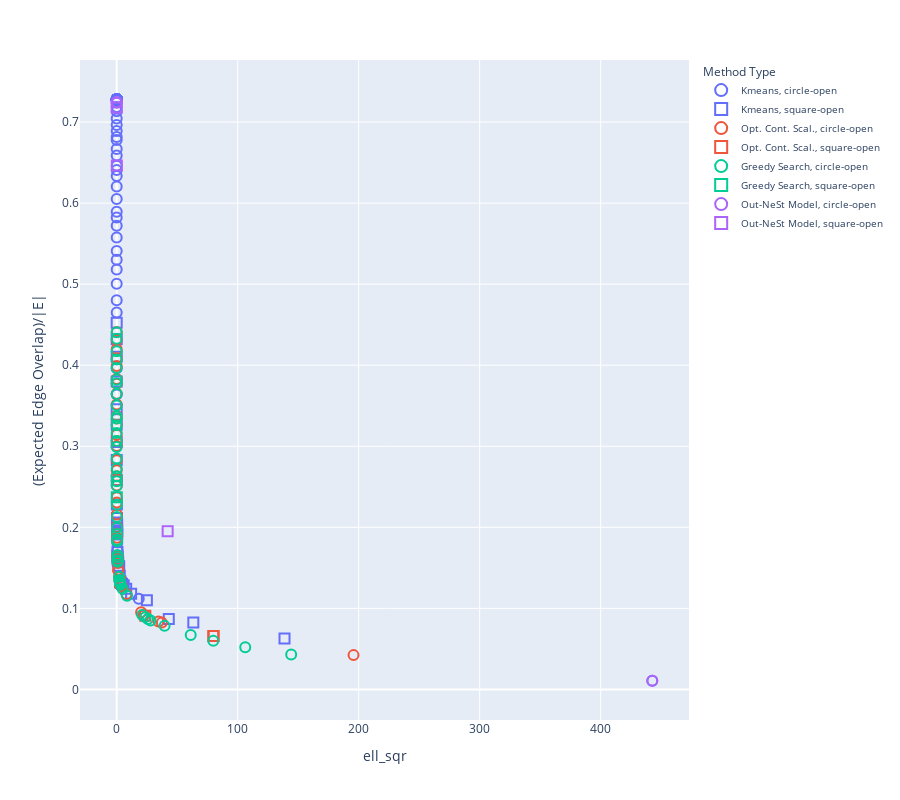

Notebook cell for this chart:
### Code cell
import pandas as pd
import plotly.express as px

def get_method_type_name(method_type):
    if 'Kmeans' in method_type:
        return 'Kmeans'
    elif 'Greedy Search' in method_type:
        return 'Greedy Search'
    elif 'Opt. Cont. Scal.' in method_type:
        return 'Opt. Cont. Scal.'
    elif 'Out-NeSt Model' in method_type:
        return 'Out-NeSt Model'
    else:
        return 'Other'

dfplot['method_type_name'] = dfplot['method_type'].apply(get_method_type_name)
dfplot['(Expected Edge Overlap)/|E|'] = dfplot['expected_edge_overlap'] / G.number_of_edges()

# Determining shape based on is_pareto_front
dfplot['shape'] = dfplot['is_pareto_front'].apply(lambda x: 'circle-open' if x else 'square-open')

# Plotting with Plotly
fig = px.scatter(
    dfplot,
    x='ell_sqr',
    y='(Expected Edge Overlap)/|E|',
    hover_data=['method_type'],
    symbol='shape',
    color='method_type_name',
    symbol_sequence=['circle-open', 'square-open']
)

fig.update_traces(marker=dict(size=10, line=dict(width=2)))

# Updating layout for legend
fig.update_layout(
    height=800,
    legend_title_text='Method Type',
    legend=dict(
        title='Method Type',
        itemsizing='constant',
        traceorder='normal',
        font=dict(size=10)
    )
)

fig.show()

### Figure 1 — Plotly figure (JSON) as saved in the notebook; plotly's stock layout.template omitted (floating-point values rounded to 4 significant figures)
{"data": [{"customdata": [["Kmeans1d (k=1) on Katz centrality"], ["Kmeans1d (k=6) on Katz centrality"], ["Kmeans1d (k=22) on Katz centrality"], ["Kmeans1d (k=23) on Katz centrality"], ["Kmeans1d (k=95) on Katz centrality"], ["Kmeans1d (k=115) on Katz centrality"], ["Kmeans1d (k=155) on Katz centrality"], ["Kmeans1d (k=165) on Katz centrality"], ["Kmeans1d (k=175) on Katz centrality"], ["Kmeans1d (k=185) on Katz centrality"], ["Kmeans1d (k=195) on Katz centrality"], ["Kmeans1d (k=205) on Katz centrality"], ["Kmeans1d (k=215) on Katz centrality"], ["Kmeans1d (k=225) on Katz centrality"], ["Kmeans1d (k=235) on Katz centrality"], ["Kmeans1d (k=245) on Katz centrality"], ["Kmeans1d (k=255) on Katz centrality"], ["Kmeans1d (k=265) on Katz centrality"], ["Kmeans1d (k=275) on Katz centrality"], ["Kmeans1d (k=285) on Katz centrality"], ["Kmeans1d (k=295) on Katz centrality"], ["Kmeans1d (k=305) on Katz centrality"], ["Kmeans1d (k=315) on Katz centrality"], ["Kmeans1d (k=325) on Katz centrality"], ["Kmeans1d (k=335) on Katz centrality"], ["Kmeans1d (k=345) on Katz centrality"], ["Kmeans1d (k=355) on Katz centrality"], ["Kmeans1d (k=365) on Katz centrality"], ["Kmeans1d (k=375) on Katz centrality"], ["Kmeans1d (k=385) on Katz centrality"], ["Kmeans1d (k=395) on Katz centrality"], ["Kmeans1d (k=405) on Katz centrality"], ["Kmeans1d (k=415) on Katz centrality"], ["Kmeans1d (k=425) on Katz centrality"], ["Kmeans1d (k=435) on Katz centrality"], ["Kmeans1d (k=445) on Katz centrality"], ["Kmeans1d (k=455) on Katz centrality"], ["Kmeans1d (k=465) on Katz centrality"], ["Kmeans1d (k=475) on Katz centrality"], ["Kmeans1d (k=485) on Katz centrality"], ["Kmeans1d (k=495) on Katz centrality"], ["Kmeans1d (k=505) on Katz centrality"], ["Kmeans1d (k=515) on Katz centrality"], ["Kmeans1d (k=525) on Katz centrality"], ["Kmeans1d (k=535) on Katz centrality"], ["Kmeans1d (k=545) on Katz centrality"], ["Kmeans1d (k=555) on Katz centrality"], ["Kmeans1d (k=565) on Katz centrality"], ["Kmeans1d (k=575) on Katz centrality"], ["Kmeans1d (k=585) on Katz centrality"], ["Kmeans1d (k=595) on Katz centrality"], ["Kmeans1d (k=605) on Katz centrality"], ["Kmeans1d (k=615) on Katz centrality"], ["Kmeans1d (k=625) on Katz centrality"], ["Kmeans1d (k=635) on Katz centrality"], ["Kmeans1d (k=645) on Katz centrality"], ["Kmeans1d (k=655) on Katz centrality"], ["Kmeans1d (k=665) on Katz centrality"], ["Kmeans1d (k=675) on Katz centrality"], ["Kmeans1d (k=685) on Katz centrality"], ["Kmeans1d (k=695) on Katz centrality"], ["Kmeans1d (k=705) on Katz centrality"], ["Kmeans1d (k=715) on Katz centrality"], ["Kmeans1d (k=725) on Katz centrality"], ["Kmeans1d (k=735) on Katz centrality"], ["Kmeans1d (k=745) on Katz centrality"], ["Kmeans1d (k=755) on Katz centrality"], ["Kmeans1d (k=765) on Katz centrality"], ["Kmeans1d (k=775) on Katz centrality"], ["Kmeans1d (k=785) on Katz centrality"], ["Kmeans1d (k=795) on Katz centrality"]], "hovertemplate": "method_type_name=Kmeans<br>shape=circle-open<br>ell_sqr=%{x}<br>(Expected Edge Overlap)/|E|=%{y}<br>method_type=%{customdata[0]}<extra></extra>", "legendgroup": "Kmeans, circle-open", "marker": {"color": "#636efa", "line": {"width": 2}, "size": 10, "symbol": "circle-open"}, "mode": "markers", "name": "Kmeans, circle-open", "orientation": "v", "showlegend": true, "type": "scatter", "x": [442.6, 18.24, 0.5627, 0.4954, 0.004193, 0.002017, 0.0005644, 0.0004043, 0.0002857, 0.0002062, 0.0001482, 0.0001076, 7.74e-05, 5.368e-05, 3.725e-05, 2.566e-05, 1.694e-05, 1.127e-05, 7.467e-06, 4.936e-06, 3.071e-06, 1.927e-06, 1.164e-06, 6.183e-07, 2.988e-07, 1.329e-07, 5.756e-08, 1.703e-08, 2.271e-09, 2.717e-10, -7.248e-13, -9.521e-13, -9.521e-13, -9.521e-13, -9.521e-13, -9.521e-13, -9.521e-13, -9.521e-13, -9.521e-13, -9.521e-13, -9.521e-13, -9.521e-13, -9.521e-13, -9.521e-13, -9.521e-13, -9.521e-13, -9.521e-13, -9.521e-13, -9.521e-13, -9.521e-13, -9.521e-13, -9.521e-13, -9.521e-13, -9.521e-13, -9.521e-13, -9.521e-13, -9.521e-13, -9.521e-13, -9.521e-13, -9.521e-13, -9.521e-13, -9.521e-13, -9.521e-13, -9.521e-13, -9.521e-13, -9.521e-13, -9.521e-13, -9.521e-13, -9.521e-13, -9.521e-13, -9.521e-13], "xaxis": "x", "y": [0.0107, 0.1119, 0.1711, 0.1812, 0.364, 0.3962, 0.465, 0.4802, 0.5005, 0.5182, 0.5301, 0.5409, 0.5576, 0.5722, 0.5822, 0.5894, 0.6052, 0.6205, 0.6335, 0.6407, 0.6462, 0.6589, 0.6668, 0.6779, 0.6816, 0.689, 0.6963, 0.7043, 0.7135, 0.7185, 0.7266, 0.7282, 0.7282, 0.7282, 0.7282, 0.7282, 0.7282, 0.7282, 0.7282, 0.7282, 0.7282, 0.7282, 0.7282, 0.7282, 0.7282, 0.7282, 0.7282, 0.7282, 0.7282, 0.7282, 0.7282, 0.7282, 0.7282, 0.7282, 0.7282, 0.7282, 0.7282, 0.7282, 0.7282, 0.7282, 0.7282, 0.7282, 0.7282, 0.7282, 0.7282, 0.7282, 0.7282, 0.7282, 0.7282, 0.7282, 0.7282], "yaxis": "y"}, {"customdata": [["Kmeans1d (k=2) on Katz centrality"], ["Kmeans1d (k=3) on Katz centrality"], ["Kmeans1d (k=4) on Katz centrality"], ["Kmeans1d (k=5) on Katz centrality"], ["Kmeans1d (k=7) on Katz centrality"], ["Kmeans1d (k=8) on Katz centrality"], ["Kmeans1d (k=9) on Katz centrality"], ["Kmeans1d (k=10) on Katz centrality"], ["Kmeans1d (k=11) on Katz centrality"], ["Kmeans1d (k=12) on Katz centrality"], ["Kmeans1d (k=13) on Katz centrality"], ["Kmeans1d (k=14) on Katz centrality"], ["Kmeans1d (k=15) on Katz centrality"], ["Kmeans1d (k=16) on Katz centrality"], ["Kmeans1d (k=17) on Katz centrality"], ["Kmeans1d (k=18) on Katz centrality"], ["Kmeans1d (k=19) on Katz centrality"], ["Kmeans1d (k=20) on Katz centrality"], ["Kmeans1d (k=21) on Katz centrality"], ["Kmeans1d (k=24) on Katz centrality"], ["Kmeans1d (k=25) on Katz centrality"], ["Kmeans1d (k=26) on Katz centrality"], ["Kmeans1d (k=27) on Katz centrality"], ["Kmeans1d (k=28) on Katz centrality"], ["Kmeans1d (k=29) on Katz centrality"], ["Kmeans1d (k=35) on Katz centrality"], ["Kmeans1d (k=45) on Katz centrality"], ["Kmeans1d (k=55) on Katz centrality"], ["Kmeans1d (k=65) on Katz centrality"], ["Kmeans1d (k=75) on Katz centrality"], ["Kmeans1d (k=85) on Katz centrality"], ["Kmeans1d (k=105) on Katz centrality"], ["Kmeans1d (k=125) on Katz centrality"], ["Kmeans1d (k=135) on Katz centrality"], ["Kmeans1d (k=145) on Katz centrality"]], "hovertemplate": "method_type_name=Kmeans<br>shape=square-open<br>ell_sqr=%{x}<br>(Expected Edge Overlap)/|E|=%{y}<br>method_type=%{customdata[0]}<extra></extra>", "legendgroup": "Kmeans, square-open", "marker": {"color": "#636efa", "line": {"width": 2}, "size": 10, "symbol": "square-open"}, "mode": "markers", "name": "Kmeans, square-open", "orientation": "v", "showlegend": true, "type": "scatter", "x": [138.7, 63.33, 43.05, 24.94, 11.92, 7.831, 5.811, 4.397, 3.648, 3.059, 2.5, 2.066, 1.661, 1.286, 0.998, 0.881, 0.7805, 0.7068, 0.634, 0.4462, 0.4012, 0.3583, 0.3209, 0.2875, 0.2558, 0.1407, 0.06517, 0.03226, 0.01743, 0.01006, 0.006293, 0.002848, 0.001426, 0.001038, 0.0007746], "xaxis": "x", "y": [0.06275, 0.08246, 0.08677, 0.11, 0.1181, 0.1243, 0.1286, 0.13, 0.1314, 0.1336, 0.1402, 0.1518, 0.1524, 0.1569, 0.1587, 0.16, 0.1615, 0.1641, 0.1699, 0.1912, 0.1947, 0.1964, 0.2037, 0.2061, 0.2114, 0.228, 0.2584, 0.2832, 0.3052, 0.3266, 0.3455, 0.3799, 0.4104, 0.4321, 0.4524], "yaxis": "y"}, {"customdata": [["Opt. Cont. Scal. (w=2.718281828459045)"], ["Opt. Cont. Scal. (w=1.2263982635139905)"], ["Opt. Cont. Scal. (w=0.9406120582638513)"], ["Opt. Cont. Scal. (w=0.5533100670443569)"], ["Opt. Cont. Scal. (w=0.42437284567694994)"], ["Opt. Cont. Scal. (w=0.32548171969825196)"], ["Opt. Cont. Scal. (w=0.24963508136045084)"], ["Opt. Cont. Scal. (w=0.19146289967870536)"], ["Opt. Cont. Scal. (w=0.08638168612061391)"], ["Opt. Cont. Scal. (w=0.06625225915226167)"], ["Opt. Cont. Scal. (w=0.05081356986537189)"], ["Opt. Cont. Scal. (w=0.03897254094428699)"], ["Opt. Cont. Scal. (w=0.029890813648367348)"], ["Opt. Cont. Scal. (w=0.022925391029511424)"], ["Opt. Cont. Scal. (w=0.017583112993804707)"], ["Opt. Cont. Scal. (w=0.013485739988247985)"], ["Opt. Cont. Scal. (w=0.010343173196618241)"], ["Opt. Cont. Scal. (w=0.007932915202908387)"], ["Opt. Cont. Scal. (w=0.006084316913218732)"], ["Opt. Cont. Scal. (w=0.004666495399687063)"], ["Opt. Cont. Scal. (w=0.003579067235631623)"], ["Opt. Cont. Scal. (w=0.002745041231162644)"], ["Opt. Cont. Scal. (w=0.002105367366604703)"], ["Opt. Cont. Scal. (w=0.0016147559818205847)"], ["Opt. Cont. Scal. (w=0.001238471215135408)"], ["Opt. Cont. Scal. (w=0.0009498716635746116)"], ["Opt. Cont. Scal. (w=0.000728524140275115)"], ["Opt. Cont. Scal. (w=0.0005587569808812448)"], ["Opt. Cont. Scal. (w=0.00042855047132085846)"], ["Opt. Cont. Scal. (w=0.00032868583794635955)"], ["Opt. Cont. Scal. (w=0.0002520925475441013)"], ["Opt. Cont. Scal. (w=0.0001933477052870353)"], ["Opt. Cont. Scal. (w=0.00014829210741829798)"], ["Opt. Cont. Scal. (w=0.00011373576474524922)"], ["Opt. Cont. Scal. (w=8.723204766183331e-05)"], ["Opt. Cont. Scal. (w=6.690446190185052e-05)"], ["Opt. Cont. Scal. (w=5.131379054322766e-05)"], ["Opt. Cont. Scal. (w=3.935619576130858e-05)"], ["Opt. Cont. Scal. (w=3.0185065815740383e-05)"], ["Opt. Cont. Scal. (w=2.3151073945930683e-05)"], ["Opt. Cont. Scal. (w=1.7756205274545433e-05)"], ["Opt. Cont. Scal. (w=1.3618496769875036e-05)"], ["Opt. Cont. Scal. (w=1.0444993815033755e-05)"], ["Opt. Cont. Scal. (w=8.011008677361875e-06)"], ["Opt. Cont. Scal. (w=6.14421235332821e-06)"]], "hovertemplate": "method_type_name=Opt. Cont. Scal.<br>shape=circle-open<br>ell_sqr=%{x}<br>(Expected Edge Overlap)/|E|=%{y}<br>method_type=%{customdata[0]}<extra></extra>", "legendgroup": "Opt. Cont. Scal., circle-open", "marker": {"color": "#EF553B", "line": {"width": 2}, "size": 10, "symbol": "circle-open"}, "mode": "markers", "name": "Opt. Cont. Scal., circle-open", "orientation": "v", "showlegend": true, "type": "scatter", "x": [195.7, 37.3, 34.53, 22.53, 22.53, 20.18, 8.084, 4.054, 2.512, 2.509, 1.999, 1.282, 1.271, 0.8618, 0.7112, 0.6368, 0.5839, 0.582, 0.3535, 0.3173, 0.2752, 0.2315, 0.1588, 0.103, 0.08565, 0.05708, 0.0478, 0.04175, 0.03467, 0.02554, 0.01565, 0.01313, 0.0108, 0.007744, 0.006393, 0.005858, 0.004275, 0.003187, 0.002351, 0.002071, 0.001475, 0.001208, 0.0009533, 0.0007515, 0.0006267], "xaxis": "x", "y": [0.04233, 0.08242, 0.08375, 0.09186, 0.09186, 0.09518, 0.1178, 0.1276, 0.1334, 0.1334, 0.1385, 0.1471, 0.1473, 0.156, 0.1598, 0.1625, 0.1649, 0.165, 0.1836, 0.1872, 0.1922, 0.2004, 0.2157, 0.2307, 0.237, 0.2516, 0.2577, 0.2632, 0.2704, 0.2829, 0.3004, 0.3066, 0.3141, 0.3266, 0.3342, 0.3378, 0.3515, 0.3648, 0.3772, 0.3831, 0.399, 0.4085, 0.4196, 0.4311, 0.4409], "yaxis": "y"}, {"customdata": [["Opt. Cont. Scal. (w=2.0848436773564623)"], ["Opt. Cont. Scal. (w=1.5990149047485729)"], ["Opt. Cont. Scal. (w=0.721422290354756)"], ["Opt. Cont. Scal. (w=0.14684651593678472)"], ["Opt. Cont. Scal. (w=0.11262703781755547)"]], "hovertemplate": "method_type_name=Opt. Cont. Scal.<br>shape=square-open<br>ell_sqr=%{x}<br>(Expected Edge Overlap)/|E|=%{y}<br>method_type=%{customdata[0]}<extra></extra>", "legendgroup": "Opt. Cont. Scal., square-open", "marker": {"color": "#EF553B", "line": {"width": 2}, "size": 10, "symbol": "square-open"}, "mode": "markers", "name": "Opt. Cont. Scal., square-open", "orientation": "v", "showlegend": true, "type": "scatter", "x": [80.09, 79.84, 23.65, 2.734, 2.726], "xaxis": "x", "y": [0.06595, 0.06603, 0.09084, 0.1321, 0.1322], "yaxis": "y"}, {"customdata": [["Greedy Search (w=2.718281828459045)"], ["Greedy Search (w=2.0848436773564623)"], ["Greedy Search (w=1.5990149047485729)"], ["Greedy Search (w=1.2263982635139905)"], ["Greedy Search (w=0.9406120582638513)"], ["Greedy Search (w=0.721422290354756)"], ["Greedy Search (w=0.5533100670443569)"], ["Greedy Search (w=0.42437284567694994)"], ["Greedy Search (w=0.32548171969825196)"], ["Greedy Search (w=0.24963508136045084)"], ["Greedy Search (w=0.19146289967870536)"], ["Greedy Search (w=0.14684651593678472)"], ["Greedy Search (w=0.11262703781755547)"], ["Greedy Search (w=0.08638168612061391)"], ["Greedy Search (w=0.06625225915226167)"], ["Greedy Search (w=0.05081356986537189)"], ["Greedy Search (w=0.03897254094428699)"], ["Greedy Search (w=0.029890813648367348)"], ["Greedy Search (w=0.022925391029511424)"], ["Greedy Search (w=0.017583112993804707)"], ["Greedy Search (w=0.013485739988247985)"], ["Greedy Search (w=0.010343173196618241)"], ["Greedy Search (w=0.007932915202908387)"], ["Greedy Search (w=0.006084316913218732)"], ["Greedy Search (w=0.004666495399687063)"], ["Greedy Search (w=0.003579067235631623)"], ["Greedy Search (w=0.002745041231162644)"], ["Greedy Search (w=0.002105367366604703)"], ["Greedy Search (w=0.0016147559818205847)"], ["Greedy Search (w=0.0009498716635746116)"], ["Greedy Search (w=0.000728524140275115)"], ["Greedy Search (w=0.0005587569808812448)"], ["Greedy Search (w=0.00042855047132085846)"], ["Greedy Search (w=0.00032868583794635955)"], ["Greedy Search (w=0.0002520925475441013)"], ["Greedy Search (w=0.0001933477052870353)"], ["Greedy Search (w=0.00014829210741829798)"], ["Greedy Search (w=0.00011373576474524922)"], ["Greedy Search (w=8.723204766183331e-05)"], ["Greedy Search (w=6.690446190185052e-05)"], ["Greedy Search (w=5.131379054322766e-05)"], ["Greedy Search (w=3.935619576130858e-05)"], ["Greedy Search (w=3.0185065815740383e-05)"], ["Greedy Search (w=2.3151073945930683e-05)"], ["Greedy Search (w=1.7756205274545433e-05)"], ["Greedy Search (w=1.3618496769875036e-05)"], ["Greedy Search (w=1.0444993815033755e-05)"], ["Greedy Search (w=8.011008677361875e-06)"], ["Greedy Search (w=6.14421235332821e-06)"]], "hovertemplate": "method_type_name=Greedy Search<br>shape=circle-open<br>ell_sqr=%{x}<br>(Expected Edge Overlap)/|E|=%{y}<br>method_type=%{customdata[0]}<extra></extra>", "legendgroup": "Greedy Search, circle-open", "marker": {"color": "#00cc96", "line": {"width": 2}, "size": 10, "symbol": "circle-open"}, "mode": "markers", "name": "Greedy Search, circle-open", "orientation": "v", "showlegend": true, "type": "scatter", "x": [144.2, 106.2, 79.82, 61.17, 39.58, 27.99, 25.78, 23.61, 21.13, 8.531, 4.924, 3.237, 2.857, 2.671, 2.547, 2.439, 2.238, 1.951, 0.7897, 0.7313, 0.7255, 0.6191, 0.5714, 0.3621, 0.3412, 0.2763, 0.2365, 0.1721, 0.1123, 0.05827, 0.04941, 0.04179, 0.03357, 0.02456, 0.01643, 0.01321, 0.01038, 0.00797, 0.006422, 0.006033, 0.004385, 0.003191, 0.002348, 0.002141, 0.001583, 0.001301, 0.001029, 0.0007323, 0.0006277], "xaxis": "x", "y": [0.04316, 0.05191, 0.0599, 0.06728, 0.07841, 0.08502, 0.08688, 0.0892, 0.09188, 0.1155, 0.1241, 0.1292, 0.1308, 0.1318, 0.1327, 0.1336, 0.135, 0.139, 0.1576, 0.1588, 0.1591, 0.163, 0.1658, 0.1827, 0.1846, 0.1918, 0.1995, 0.2127, 0.2279, 0.2511, 0.2568, 0.2631, 0.2725, 0.2848, 0.2991, 0.3065, 0.3163, 0.326, 0.3341, 0.3367, 0.3504, 0.3646, 0.3776, 0.3821, 0.3964, 0.4069, 0.4173, 0.4325, 0.4408], "yaxis": "y"}, {"customdata": [["Greedy Search (w=0.001238471215135408)"]], "hovertemplate": "method_type_name=Greedy Search<br>shape=square-open<br>ell_sqr=%{x}<br>(Expected Edge Overlap)/|E|=%{y}<br>method_type=%{customdata[0]}<extra></extra>", "legendgroup": "Greedy Search, square-open", "marker": {"color": "#00cc96", "line": {"width": 2}, "size": 10, "symbol": "square-open"}, "mode": "markers", "name": "Greedy Search, square-open", "orientation": "v", "showlegend": true, "type": "scatter", "x": [0.08755], "xaxis": "x", "y": [0.237], "yaxis": "y"}, {"customdata": [["Out-NeSt Model (d=0)"], ["Out-NeSt Model (d=4)"], ["Out-NeSt Model (d=5)"], ["Out-NeSt Model (d=6)"]], "hovertemplate": "method_type_name=Out-NeSt Model<br>shape=circle-open<br>ell_sqr=%{x}<br>(Expected Edge Overlap)/|E|=%{y}<br>method_type=%{customdata[0]}<extra></extra>", "legendgroup": "Out-NeSt Model, circle-open", "marker": {"color": "#ab63fa", "line": {"width": 2}, "size": 10, "symbol": "circle-open"}, "mode": "markers", "name": "Out-NeSt Model, circle-open", "orientation": "v", "showlegend": true, "type": "scatter", "x": [442.6, 2.303e-10, 1.847e-13, 1.847e-13], "xaxis": "x", "y": [0.0107, 0.7238, 0.7246, 0.7246], "yaxis": "y"}, {"customdata": [["Out-NeSt Model (d=1)"], ["Out-NeSt Model (d=2)"], ["Out-NeSt Model (d=3)"]], "hovertemplate": "method_type_name=Out-NeSt Model<br>shape=square-open<br>ell_sqr=%{x}<br>(Expected Edge Overlap)/|E|=%{y}<br>method_type=%{customdata[0]}<extra></extra>", "legendgroup": "Out-NeSt Model, square-open", "marker": {"color": "#ab63fa", "line": {"width": 2}, "size": 10, "symbol": "square-open"}, "mode": "markers", "name": "Out-NeSt Model, square-open", "orientation": "v", "showlegend": true, "type": "scatter", "x": [42.11, 0.1188, 1.236e-05], "xaxis": "x", "y": [0.1953, 0.6464, 0.7178], "yaxis": "y"}], "layout": {"height": 800, "legend": {"font": {"size": 10}, "itemsizing": "constant", "title": {"text": "Method Type"}, "tracegroupgap": 0, "traceorder": "normal"}, "margin": {"t": 60}, "xaxis": {"anchor": "y", "domain": [0, 1], "title": {"text": "ell_sqr"}}, "yaxis": {"anchor": "x", "domain": [0, 1], "title": {"text": "(Expected Edge Overlap)/|E|"}}}}
